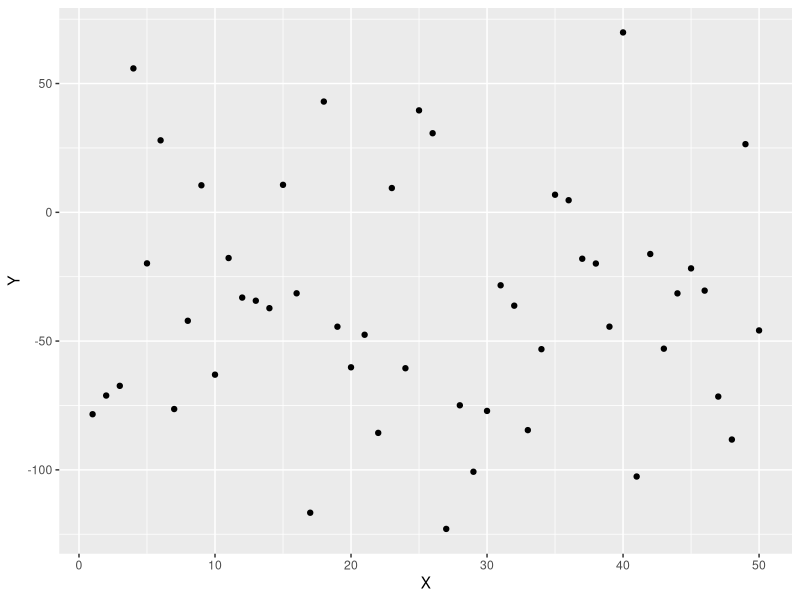

R code for this plot:

library(ggplot2)

x <- sample(1:100, 50)
y <- sample(1:100, 50)
z <- sample(1:100, 50)

data <- data.frame(X=x, Y=y, Z=z)
embed_mat <- eigen(cor(data))$vectors

pca <- vector(mode="numeric", len=50)
for (i in 1:50) {
  for (j in 1:3) {
    pca[i] = pca[i] + embed_mat[j, 1] * data$X[i] + embed_mat[j, 2] * data$Y[i] + embed_mat[j, 3] * data$Z[i]
  }
}

pca <- data.frame(X=1:50, Y=pca)
p <- ggplot(pca, aes(x=X, y=Y)) + geom_point()